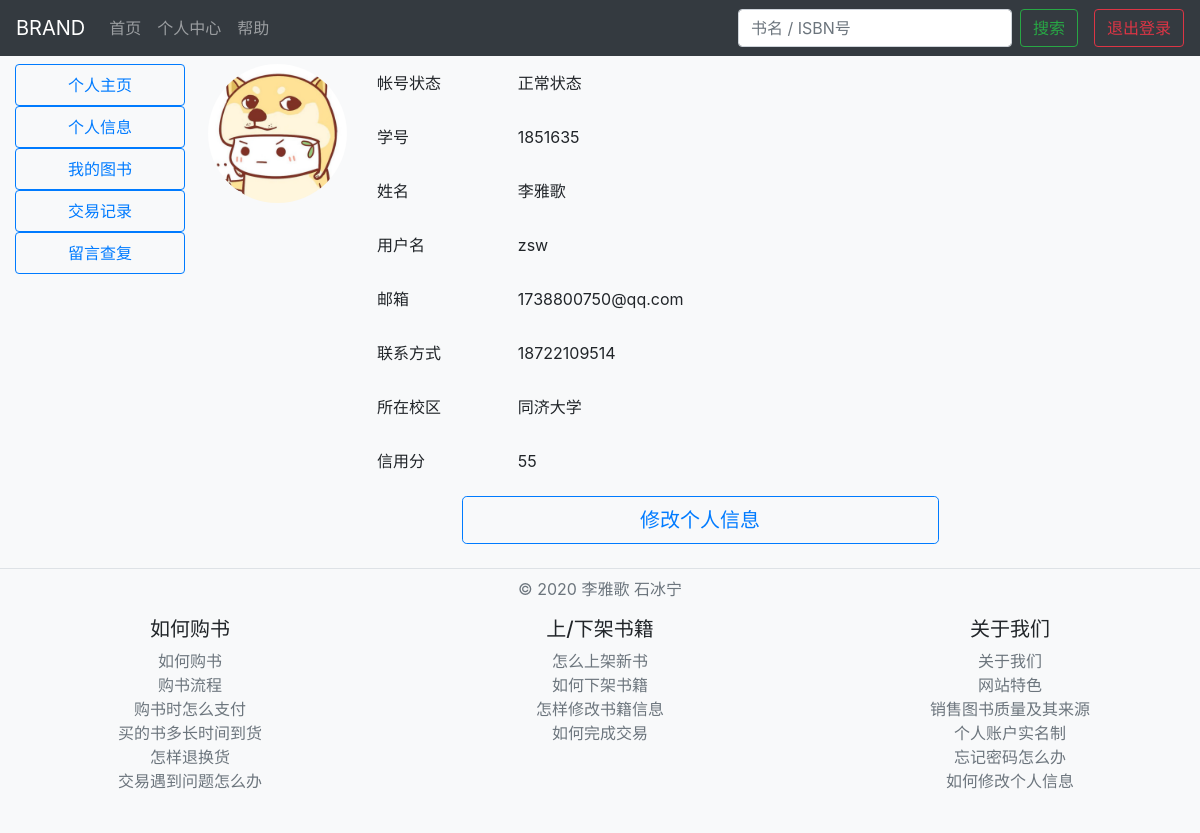
The page /center/personal_info/11 (signed in) on the database as committed earlier.
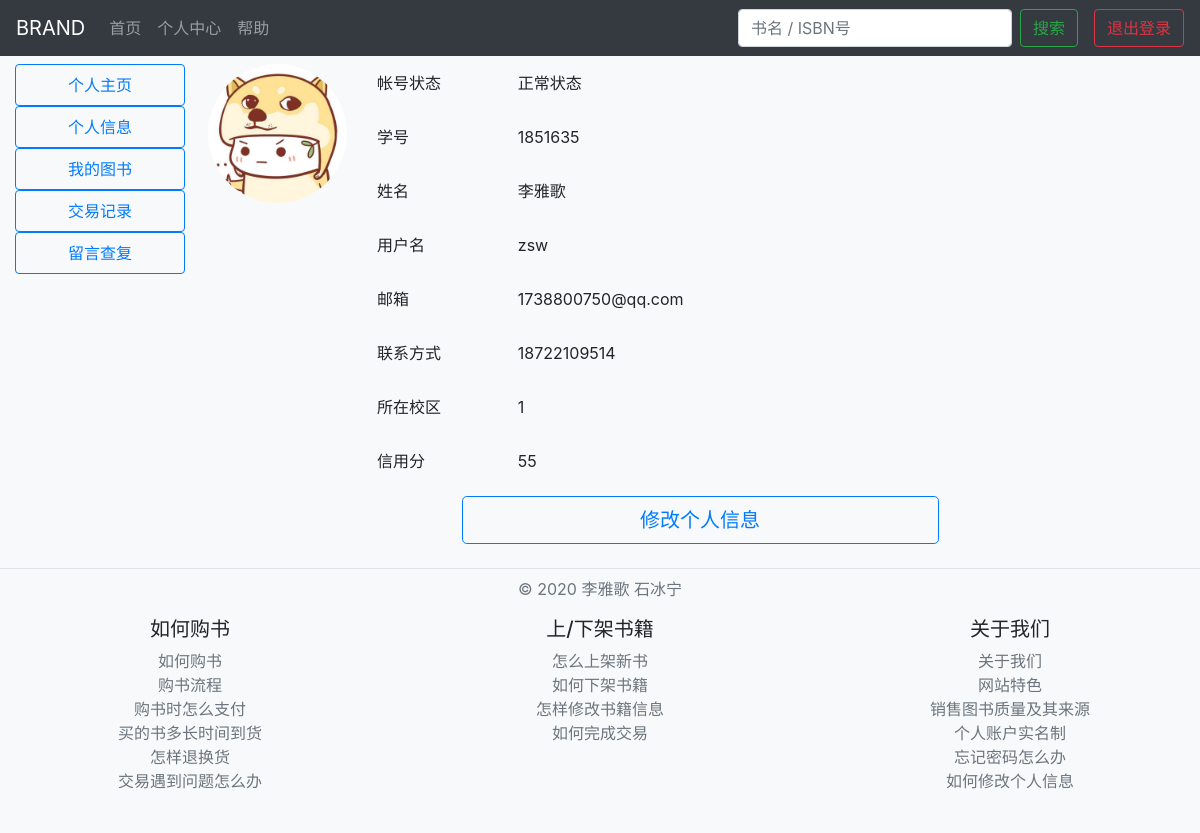
The same page on the database as committed later.
### center/models.py (models this page shows)
class Account(models.Model):
    type = ((1, "正常状态"), (2, "封禁中"), (3, '未激活'))
    type2 = ((1, "四平路校区"), (2, "嘉定校区"), (3, '闵行校区'))
    user = models.ForeignKey(User, on_delete=models.CASCADE)  # 关联用户名，密码，邮箱
    status = models.IntegerField(choices=type, default=1)
    business_account = models.BooleanField(default=False)
    school_num = models.IntegerField(unique=True)
    name = models.CharField(max_length=10, default='')
    school = models.IntegerField(choices=type2, default=1)
    phone = models.IntegerField()
    credit = models.IntegerField(default=90)

### center/views.py (the view)
# urls.py: path('personal_info/<int:user_id>', PersonalInfoView.as_view(), name="personal_info"),
class PersonalInfoView(TemplateView):
    template_name = "personal_info.html"
    def get(self, request, *args, **kwargs):
        context = super().get_context_data(**kwargs)
        user_id = context['user_id']
        if request.user.is_authenticated and request.user.pk == user_id:
            my_account = get_object_or_404(Account, user=request.user)
            context['my_account'] = my_account
            return self.render_to_response(context)
        else:
            return redirect('/')

### center/templates/personal_info.html (shortened to what this page needs)
{% extends 'center.html' %}
{% block mainbody %}
<main role="main" class="col-md-10 ml-sm-auto px-2">
  <div class="row">
    <div class="col-md-2">
      <img src="{% static 'image/sample_portrait001.jpg' %}" class="portrait-cycle" width="100%">
    </div>
    <div class="col">
      <form method="POST" action="{% url 'update_info' user.pk %}">
        <div class="form-group row">
          <label for="staticStatus" class="col-sm-2 col-form-label strong">帐号状态</label>
          <div class="col-sm-10">
            <input type="text" class="form-control-plaintext" id="staticStatus" value="{{ my_account.get_status_display }}" readonly>
          </div>
        </div>
        <div class="form-group row">
          <label for="staticStudentID" class="col-sm-2 col-form-label">学号</label>
          <div class="col-sm-10">
            <input type="text" class="form-control-plaintext" id="staticStudentID" value="{{ my_account.school_num }}" readonly>
          </div>
        </div>
        <div class="form-group row">
          <label for="staticName" class="col-sm-2 col-form-label">姓名</label>
          <div class="col-sm-10">
            <input type="text" class="form-control-plaintext" id="staticName" value="{{ my_account.name }}" readonly>
          </div>
        </div>
        <div class="form-group row">
          <label for="staticUsername" class="col-sm-2 col-form-label">用户名</label>
          <div class="col-sm-10">
            <input type="text" class="form-control-plaintext" id="staticUsername" value="{{ my_account.user.username }}" readonly>
          </div>
        </div>
        {% block update-info %}
        <div class="form-group row">
          <label for="staticEmail" class="col-sm-2 col-form-label">邮箱</label>
          <div class="col-sm-10">
            <input type="email" class="form-control-plaintext" id="staticEmail" value="{{ my_account.user.email }}" readonly>
          </div>
        </div>
        <div class="form-group row">
          <label for="staticEmail" class="col-sm-2 col-form-label">联系方式</label>
          <div class="col-sm-10">
            <input type="tel" class="form-control-plaintext" id="staticEmail" value="{{ my_account.phone }}" readonly>
          </div>
        </div>
        <div class="form-group row">
          <label for="staticEmail" class="col-sm-2 col-form-label">所在校区</label>
          <div class="col-sm-10">
            <input type="text" class="form-control-plaintext" id="staticEmail" value="{{ my_account.school }}" readonly>
          </div>
        </div>
        {% endblock %}
        <div class="form-group row">
          <label for="staticEmail" class="col-sm-2 col-form-label">信用分</label>
          <div class="col-sm-10">
            <input type="text" class="form-control-plaintext" id="staticEmail" value="{{ my_account.credit }}" readonly>
          </div>
        </div>
      </form>
    </div>
  </div>
  {% block hide-button %}
  <div class="row justify-content-center">
    <div class="col-md-6">
      <a class="btn btn-lg btn-block btn-outline-primary" href="{% url 'update_info' user.pk %}">修改个人信息</a>
    </div>
  </div>
  {% endblock %}
</main>
{% endblock %}

Rows that differ between the two databases and show on the page:
changed Account "正常状态": school "同济大学" → "1"
